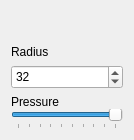
<?xml version="1.0" encoding="UTF-8"?>
<ui version="4.0">
 <class>BlurSettingsWidget</class>
 <widget class="QWidget" name="BlurSettingsWidget">
  <property name="geometry">
   <rect>
    <x>0</x>
    <y>0</y>
    <width>134</width>
    <height>140</height>
   </rect>
  </property>
  <property name="windowTitle">
   <string>Form</string>
  </property>
  <layout class="QVBoxLayout" name="verticalLayout_2">
   <item>
    <layout class="QVBoxLayout" name="verticalLayout">
     <item>
      <spacer name="verticalSpacer">
       <property name="orientation">
        <enum>Qt::Vertical</enum>
       </property>
       <property name="sizeHint" stdset="0">
        <size>
         <width>20</width>
         <height>40</height>
        </size>
       </property>
      </spacer>
     </item>
     <item>
      <widget class="QLabel" name="label_3">
       <property name="text">
        <string>Radius</string>
       </property>
      </widget>
     </item>
     <item>
      <widget class="QSpinBox" name="radiusSpinBox">
       <property name="minimumSize">
        <size>
         <width>0</width>
         <height>24</height>
        </size>
       </property>
       <property name="value">
        <number>32</number>
       </property>
      </widget>
     </item>
     <item>
      <layout class="QVBoxLayout" name="verticalLayout_3">
       <property name="spacing">
        <number>0</number>
       </property>
       <item>
        <widget class="QLabel" name="label">
         <property name="text">
          <string>Pressure</string>
         </property>
        </widget>
       </item>
       <item>
        <widget class="QSlider" name="pressureSlider">
         <property name="minimum">
          <number>1</number>
         </property>
         <property name="maximum">
          <number>10</number>
         </property>
         <property name="pageStep">
          <number>1</number>
         </property>
         <property name="sliderPosition">
          <number>10</number>
         </property>
         <property name="orientation">
          <enum>Qt::Horizontal</enum>
         </property>
         <property name="tickPosition">
          <enum>QSlider::TicksBelow</enum>
         </property>
        </widget>
       </item>
       <item>
        <layout class="QVBoxLayout" name="verticalLayout_4">
         <property name="spacing">
          <number>0</number>
         </property>
        </layout>
       </item>
      </layout>
     </item>
    </layout>
   </item>
  </layout>
 </widget>
 <resources/>
 <connections/>
</ui>
